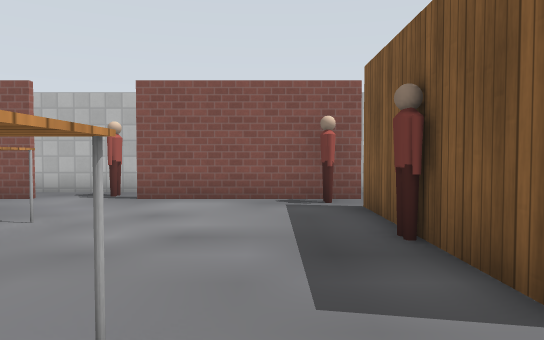
View 1 (above)

17 first-person views from a walk through a robot-simulator world made for Gazebo. The camera is 0.9 m above the floor, tilts 2° down and sees 70° across. The floor is counted in squares, 1 m on a side. Each view is taken from the middle of a square. On the plan, view 1 faces up. The plan holds only what a view shows up to about 13 squares ahead; the rest is blank. The place goes on beyond the plan. Gazebo's built-in surfaces are drawn with simple patterns. Some stock models are drawn as simple stand-ins.

View 2
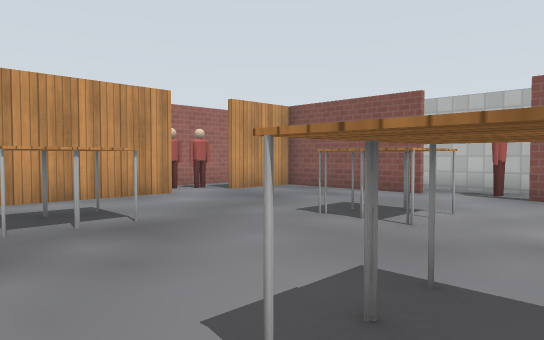

View 3
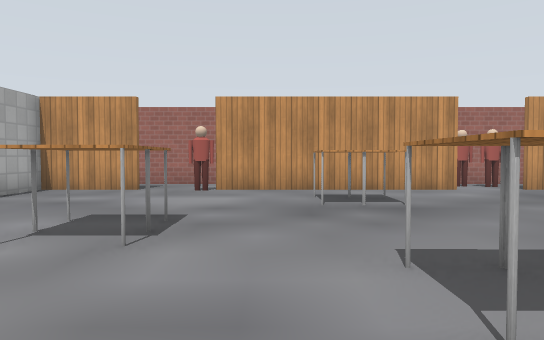

View 4
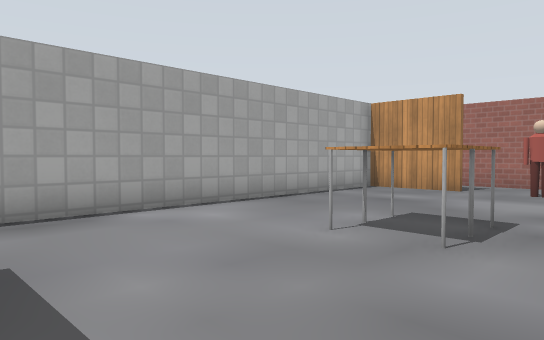

View 5
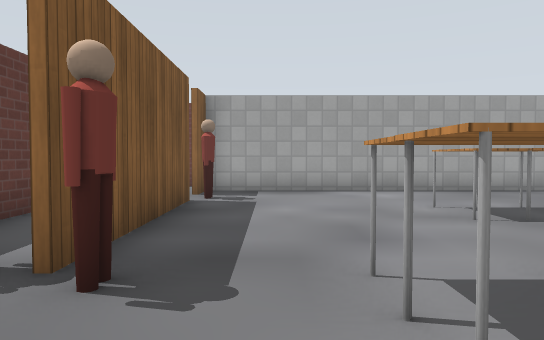

View 6
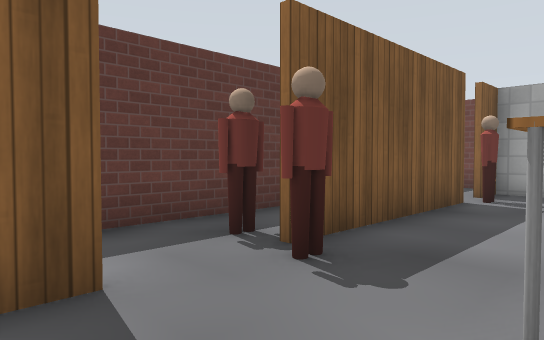

View 7
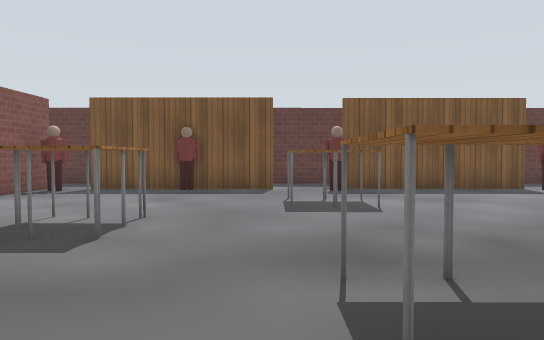

View 8
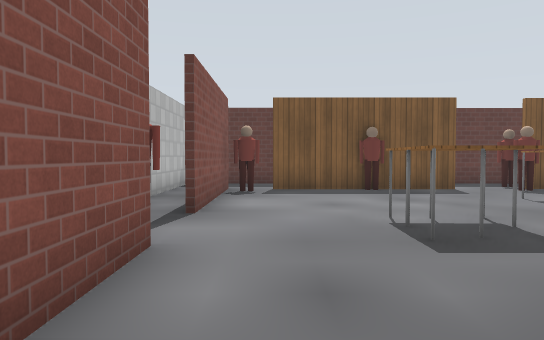

View 9
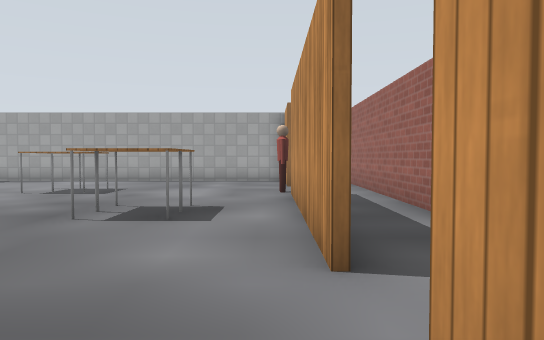

View 10
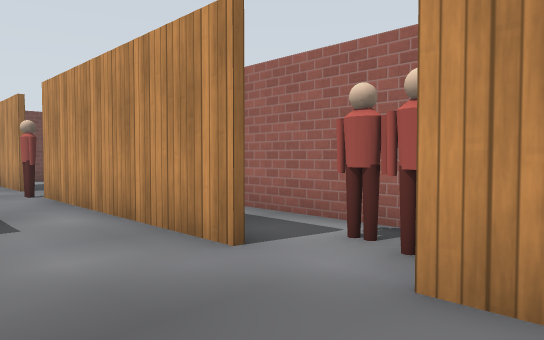

View 11
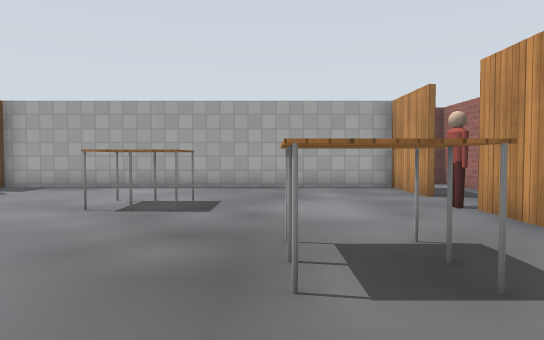

View 12
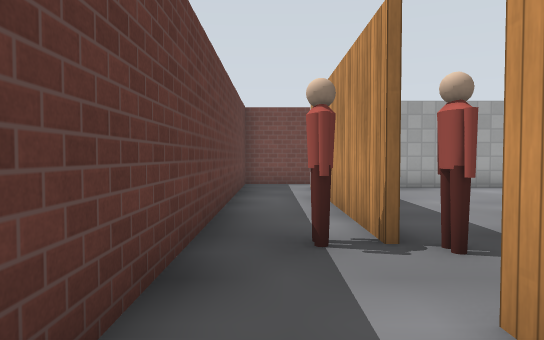

View 13
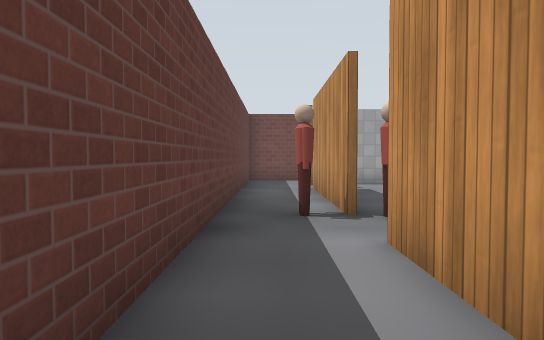

View 14
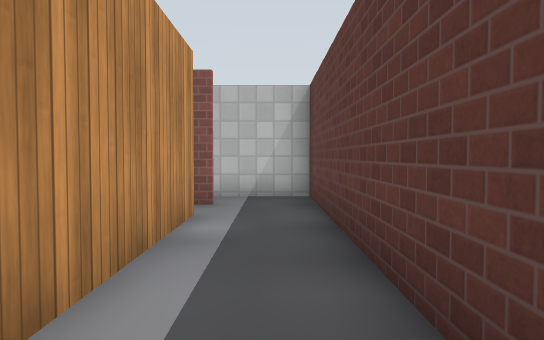

View 15
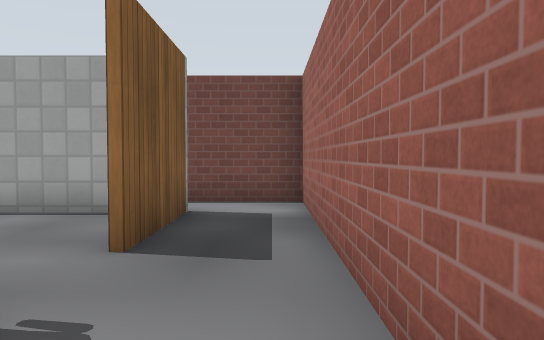

View 16
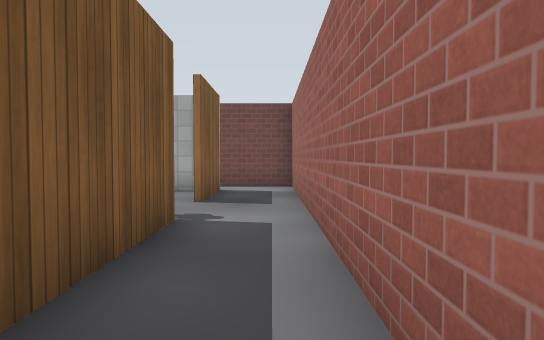

View 17
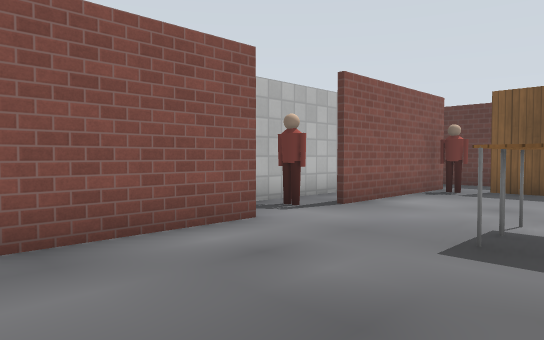

### Floor plan
Points are (right, up) in squares from view 1. A wall is a line through its corners. A room is listed if a view was taken in it or the views show most of it. See-through windows are left out.
Room 1 (views 1, 2, 3, 4, 5, 6, 7, 8, 9, 10, 11, 15, 16, 17)
walls: (-9.6, -2.5) (-9.6, 1.1); (-9.5, 4) (-9.5, -2.5); (-9.5, -4.5) (-9.5, -7.2) (1.7, -7.2) (1.7, -6.1); (1.7, 1.9) (1.7, 7); (-9.6, -6.5) (-9.6, -4.6); (-5, 8.2) (-9.5, 8.2) (-9.5, 5.8); (1.7, -5) (1.7, -0.4); (-11.6, 7.2) (-11.6, -6.5); (0.5, 8.2) (-2.9, 8.2)
ways out: opening at (2, 0.5) to room 2; gap at (2, -6) to room 2; gap at (2, 7) to room 2; opening at (-3.5, 8) to room 3; opening at (-11, -6); gap at (-10, 6)
objects: person (-11, 5); person (-10, 5); person (-9, -3); table (-7, 0) to (-6, 0); table (-7, 1) to (-6, 1); table (-5, 4) to (-5, 5); table (-4, -4) to (-4, -3); table (-4, 4) to (-3, 5); table (-3, -4) to (-3, -3); table (-2, 0) to (-1, 0); table (-2, 1) to (-1, 1); person (1, -5); person (1, 0); person (1, 4); person (2, 0)
Room 2 (views 12, 13, 14)
walls: (1.8, -0.4) (1.8, -5); (1.8, 7) (1.8, 1.9); (1.7, -8.7) (3.9, -8.7) (3.8, 9.7) (2.6, 9.7)
ways out: opening at (2, 0.5) to room 1; gap at (2, -6) to room 1; gap at (2, 7) to room 1; opening at (2, 9) to room 3; opening at (2, -8)
Room 3 (no view inside)
walls: (2, 8.2) (0.5, 8.2); (2.6, 9.7) (-6, 9.7)
ways out: opening at (-3.5, 8) to room 1; opening at (2, 9) to room 2
objects: person (-4, 9); person (1, 8)

Where each view was taken, in squares from view 1:
view 1: 0 up, 0 right, facing up
view 2: 1 down, 1 left, facing up-left
view 3: 1 down, 1 right, facing left
view 4: 1 down, 1 right, facing down-left
view 5: 3 up, 0 right, facing down
view 6: 3 up, 1 left, facing down-right
view 7: 2 up, 9 left, facing right
view 8: 7 up, 9 left, facing right
view 9: 7 up, 9 left, facing down
view 10: 7 up, 7 left, facing down-left
view 11: 4 up, 6 left, facing down
view 12: 4 up, 3 right, facing down
view 13: 6 up, 3 right, facing down
view 14: 1 up, 3 right, facing up
view 15: 1 down, 11 left, facing down
view 16: 3 up, 11 left, facing down
view 17: 4 up, 9 left, facing up-right
